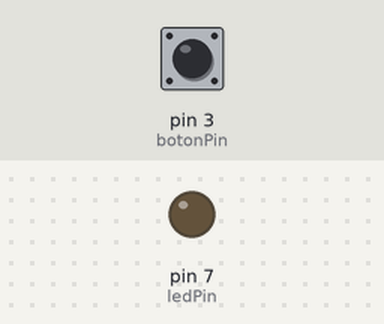
The sketch below on a simulated Arduino Uno, built with avr-gcc and run on an emulated ATmega328P. Shown: output pins drawn as LEDs (lit = HIGH). The inputs (shaded band) are chosen by the test bench; at power-on: pin 3 (botonPin) LOW.

Above: at 1.2 s.
1.3 s: pin 3 (botonPin) pulled HIGH for 0.15 s
At 1.37 s:
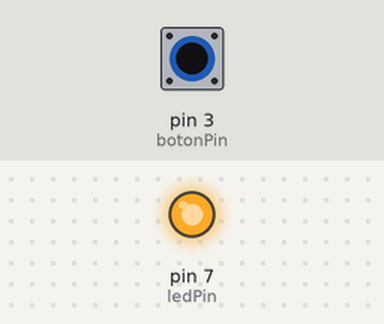
2.9 s: pin 3 (botonPin) pulled HIGH for 3.2 s
At 6.6 s:
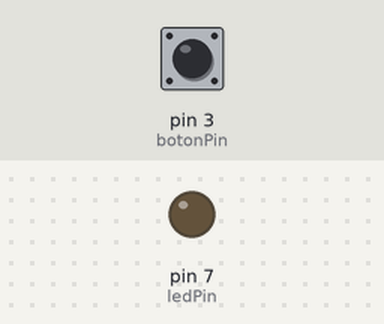
Timing chart, 0 to 8.1 s (numbered marks = the images above; inputs shaded):
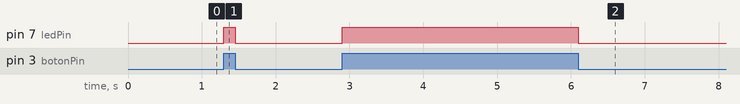

The sketch:

relay_leds_and_tactile_switch.ino
```cpp
const int botonPin = 3;
const int ledPin = 7;
void setup() {
  pinMode(botonPin, INPUT);
  pinMode(ledPin, OUTPUT);
}

void loop() {
  int buttonState=digitalRead(botonPin);
  digitalWrite(ledPin, buttonState);
}
```

Measured:
- after the input at 1.3 s, pin 7 (ledPin): LOW → HIGH at once, → LOW 0.15 s later
- after the input at 2.9 s, pin 7 (ledPin): LOW → HIGH at once, → LOW 3.2 s later
